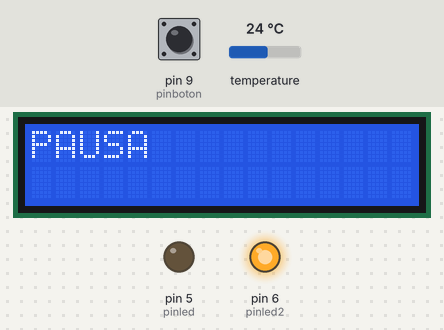
A sketch run on a simulated Arduino Mega 2560, built with avr-gcc and run on an emulated ATmega2560. Shown: 16×2 character LCD, output pins drawn as LEDs (lit = HIGH). The test bench sets the inputs (shaded band); at power-on: pin 9 (pinboton) LOW, temperature 24 °C. Storage starts empty.

Above: at 7.3 s.
7.4 s: pin 9 (pinboton) pulled HIGH for 0.15 s
At 8.98 s:
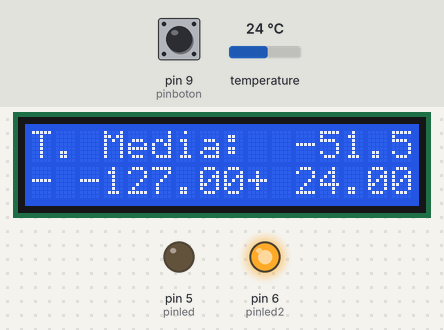
10.5 s: pin 9 (pinboton) pulled HIGH for 3.2 s
At 11.9 s:
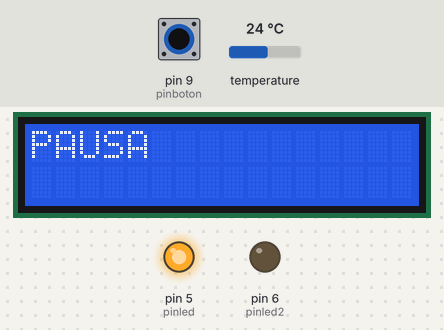
16.6 s: pin 9 (pinboton) pulled HIGH for 1 s
At 18.5 s:
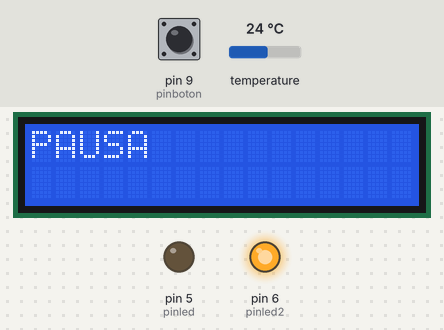
19.7 s: pin 9 (pinboton) pulled HIGH for 3.2 s
At 22.3 s:
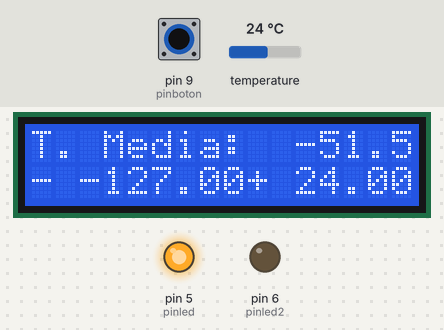
Timing chart, 0 to 25.8 s (numbered marks = the images above; inputs shaded):
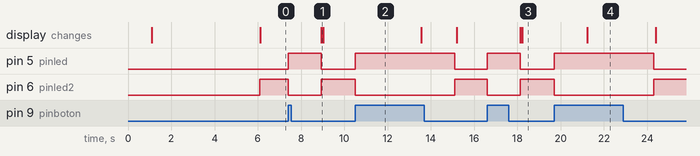

Measured:
- after the input at 7.4 s, pin 5 (pinled): LOW → HIGH at once, → LOW 1.5 s later; pin 6 (pinled2): HIGH → LOW at once, → HIGH 1.5 s later; the display: changes after 1.5 s (image 1)
- after the input at 10.5 s, pin 5 (pinled): LOW → HIGH at once, → LOW 4.6 s later; pin 6 (pinled2): HIGH → LOW at once, → HIGH 4.6 s later
- after the input at 16.6 s, pin 5 (pinled): LOW → HIGH at once, → LOW 1.5 s later; pin 6 (pinled2): HIGH → LOW at once, → HIGH 1.5 s later; the display: first changes after 1.5 s (image 3 shows a later state)
- after the input at 19.7 s, pin 5 (pinled): LOW → HIGH at once, → LOW 4.6 s later; pin 6 (pinled2): HIGH → LOW at once, → HIGH 4.6 s later; the display: changes after 1.5 s (image 4)

The sketch:

temp_pant_medidas2tiempos.ino
```cpp
#include <TimerOne.h>

#include <OneWire.h>
#include <DallasTemperature.h>
#include <SD.h>
#include <LiquidCrystal.h>


LiquidCrystal lcd(22, 23, 24, 25, 26, 27);

File myFile;
OneWire ourWire(2);                       //Se establece el pin 2  como bus OneWire
DallasTemperature sensors(&ourWire);      //Se declara una variable u objeto para nuestro sensor

int pinled = 5;                           //led leer temperaturas
int pinled2 = 6;                          //led pausa lectura
int pinboton = 9;                         //pin interruptor inicio/parar tomas
int valorboton = 0;
long intervalo = 5000;
long millisanteriores = 0;                //variable para intervalos
long intervalo2 = 100;
long millisanteriores2 = 0;
long intervalo4h  = 10000;               //intervalo entre grabar medidas
long millisanteriores3 = 0;

float tempmin=100;
float tempmax=0;
float val=0;
int i;

void setup()
{

pinMode(5, OUTPUT);       //
pinMode(6, OUTPUT);       //pines leds y botones
pinMode(9, INPUT);        //


delay(1000);              //evitar error en primera lectura
Serial.begin(9600);
sensors.begin();          //Se inicia el sensor
lcd.begin(16, 2);         //se inicia la antalla a 16x2

if (!SD.begin(4))         //pin 4 como pin de comunicacion(NO USAR)
{
 return;
}

lcd.clear();
lcd.setCursor(0, 0);
lcd.print("INICIANDO");
delay(intervalo);


}
void loop()
{
 valorboton = digitalRead(pinboton);                           //leemos el pulsador
if (valorboton == HIGH)                                         //si el valor es alto
  {
    digitalWrite(pinled2, LOW);                                 //apagamos led de pausa
    digitalWrite(pinled, HIGH);                                 //encendemos led de lectura

      myFile = SD.open("datalog.txt", FILE_WRITE);                //abrimos  el archivo
     if (myFile)
          {

           float media=0;
           for(i=0;i<=1;i++)
            {
              sensors.requestTemperatures();                     //Enviamos el comando para obtener la temperatura
              float val =  sensors.getTempCByIndex(i);           // Almacenamos la temperatura en la variable val
              media=media+val;                                   //Vamos sumando para poder calcular la media de las temperaturas
              if (val<tempmin)
              tempmin=val;
              if (val>tempmax)
              tempmax=val;
              unsigned long millisactuales2 = millis();          //actualizamos el contador actual
              if(millisactuales2 - millisanteriores2>intervalo2) //diferencia del intervalo marcado
                 {
                  millisanteriores2 = millisactuales2;
                 }
            }
            media=media/i;                                        //Calculamos la media de las temperaturas


/////////////////////////////////////////////////////////////////////////////////////////////////////////////////////////////////////


                    unsigned long millisactuales3 = millis();          //actualizamos el contador actual
                  if(millisactuales3 - millisanteriores3>intervalo4h) //diferencia del intervalo marcado
                       {
                    millisanteriores3 = millisactuales3;

                    myFile.print(millisactuales3);
                    myFile.print(" ; ");
                    myFile.print(media);
                    myFile.print(" ; ");
                    myFile.println(" ");

                      }
                   else
                      {
                        lcd.clear();
                        lcd.setCursor(0, 0);
                        lcd.print("T. Media:");
                        lcd.setCursor(0, 1);
                        lcd.print("-");
                        lcd.setCursor(2, 1);
                        lcd.print(tempmin);
                        lcd.setCursor(11, 0);
                        lcd.print(media);
                        lcd.setCursor(9, 1);
                        lcd.print("+");
                        lcd.setCursor(11, 1);
                        lcd.print(tempmax);

                      }
/////////////////////////////////////////////////////////////////////////////////////////////////////////////////////////////////////////////////////////////
            }

            myFile.close();                             //cerramos el archivo

  }

 else                                                   //si el valor es bajo
 {
  digitalWrite(pinled2, HIGH);                          //encendemos el led de pausa
  digitalWrite(pinled, LOW);                            //apagamos el led de lectura
unsigned long millisactuales2 = millis();               //actualizamos el contador actual
   if(millisactuales2 - millisanteriores2>intervalo2)   //diferencia del intervalo marcado
     {
      millisanteriores2 = millisactuales2;
      digitalRead(pinboton);
  lcd.clear();
  lcd.setCursor(0, 0);
  lcd.print("PAUSA");
     }
}
}
```
